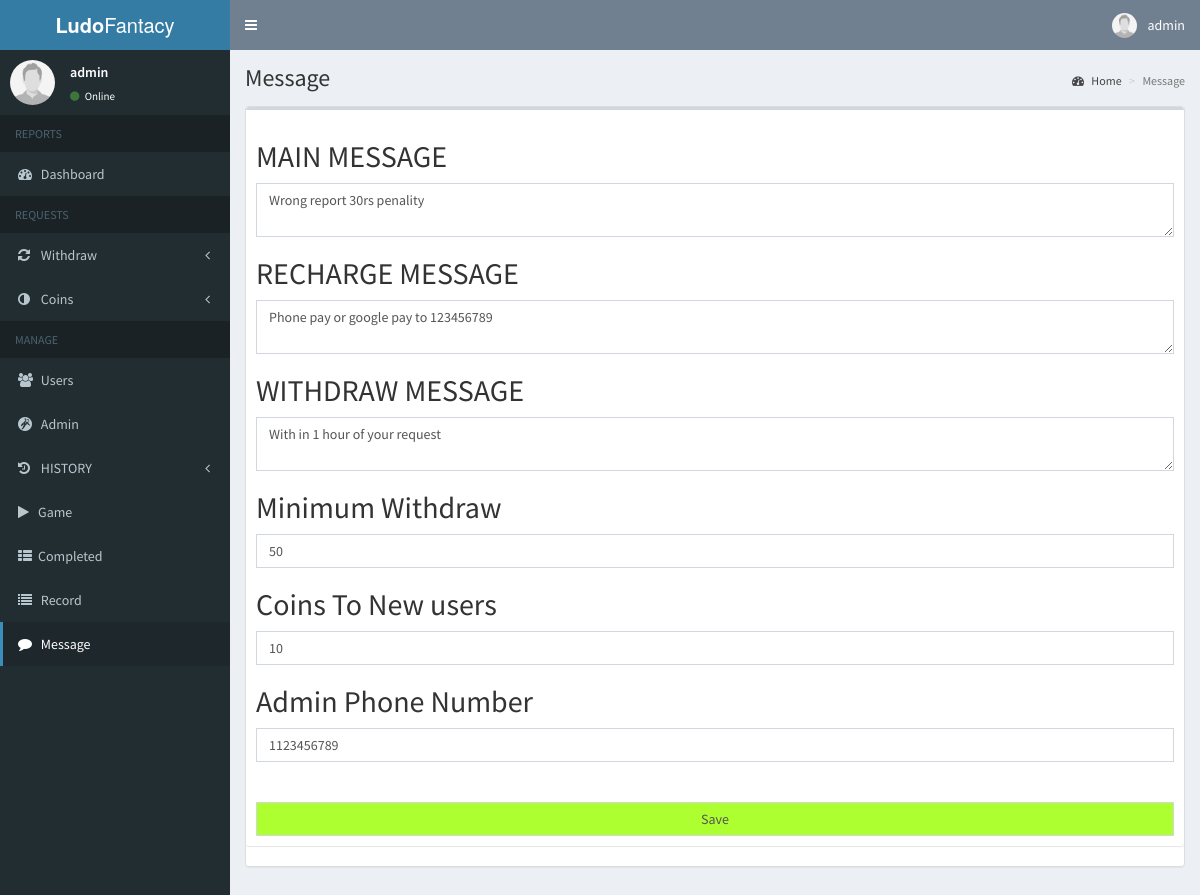
The app's page /admin/message/message.php (signed in) with its own data.
### tables this page shows
CREATE TABLE `message` (
  `message_id` int(20) NOT NULL,
  `main` varchar(5000) NOT NULL,
  `recharge` varchar(5000) NOT NULL,
  `withdraw` varchar(5000) NOT NULL,
  `minimum_withdraw` int(11) NOT NULL,
  `minimum_stars_to_create` int(11) NOT NULL,
  `new_login` int(11) NOT NULL,
  `terms_conditions` varchar(10000) NOT NULL,
  `comission` varchar(500) NOT NULL,
  `reload` bigint(20) NOT NULL,
  `background` varchar(1000) NOT NULL,
  `logo` varchar(1000) NOT NULL,
  `video` varchar(1000) NOT NULL,
  `ipagecolor` varchar(100) NOT NULL,
  `ifontcolor` varchar(100) NOT NULL,
  `ipagefont` varchar(250) NOT NULL,
  `ibgcolor` varchar(100) NOT NULL,
  `abgcolor` varchar(100) NOT NULL,
  `pbgcolor` varchar(100) NOT NULL,
  `sbgcolor` varchar(100) NOT NULL,
  `iwinpagecolor` varchar(100) NOT NULL,
  `ipagefontsize` int(11) NOT NULL,
  `ipaymentcolor` varchar(200) NOT NULL,
  `adminphone` varchar(25) NOT NULL
);

### admin/includes/session.php (called while the page is built, shortened)
<?php
	include '../../includes/conn.php';
if(isset($_SESSION['never_admin_id'])){
    $id=$_SESSION['never_id_admin'];
	$conn = $pdo->open();
	$stmt = $conn->prepare("SELECT * FROM admin WHERE admin_id=:id");
	$stmt->execute(['id'=>$id]);
	$admin = $stmt->fetch();
}else{
    header('location: ../index.php');
		exit();
}
?>

### admin/message/message.php (the view, shortened to what this page needs)
<?php include '../includes/session.php'; ?>
<?php include '../includes/header.php'; ?>
<?php if ($admin['message_view']) { ?>
  <body class="hold-transition skin-blue sidebar-mini">
    <div class="wrapper">
      <?php include '../includes/navbar.php'; ?>
      <?php include '../includes/menubar.php'; ?>
      <div class="content-wrapper">
        <section class="content-header">
          <h1>
            Message
          </h1>
          <ol class="breadcrumb">
            <li><a href="#"><i class="fa fa-dashboard"></i> Home</a></li>
            <li class="active">Message</li>
          </ol>
        </section>
        <section class="content">
          <div class="panel panel-default" style="overflow-x:auto;">
            <div class="row">
              <div class="col-xs-12">
                <div class="box">
                  <div class="box-body">
                    <form action="message_edit.php" method="post">
                      <?php
                      try {
                        $stmt = $conn->prepare("SELECT * FROM message");
                        $stmt->execute();
                        foreach ($stmt as $row) { ?>
                          <h2>MAIN MESSAGE</h2>
                          <textarea class="form-control"  name="main" rols="1000" cols="90"><?php echo $row['main']; ?></textarea>
                          <h2>RECHARGE MESSAGE</h2>
                          <textarea class="form-control"  name="recharge" rols="1000" cols="90"><?php echo $row['recharge']; ?></textarea>
                          <h2>WITHDRAW MESSAGE</h2>
                          <textarea class="form-control"  name="withdraw" rols="1000" cols="90"><?php echo $row['withdraw']; ?></textarea>
                          <h2>Minimum Withdraw</h2>
                          <input class="form-control"  type="number" name="minimum_withdraw" value="<?php echo $row['minimum_withdraw']; ?>" >
                         <h2>Coins To New users</h2>
                          <input class="form-control"  type="number" name="new_login" value="<?php echo $row['new_login']; ?>" >
                          <h2>Admin Phone Number</h2>
                          <input class="form-control"  type="number" name="adminphone" value="<?php echo $row['adminphone']; ?>" >
                     <?php
                        }
                      } catch (PDOException $e) {
                        echo $e->getMessage();
                      }
                      $pdo->close(); ?>
                      <br> <br>
                      <input class="form-control"  style="background-color:greenyellow" type="submit" name="save" value="Save" class='btn btn-success btn-sm edit btn-flat'>
                    </form>
                  </div>
                </div>
              </div>
            </div>
          </div>
        </section>
      </div>
    </div>
    <?php include '../includes/scripts.php'; ?>
  </body>
<?php } ?>
</html>

### admin/includes/navbar.php (shortened to what this page needs)
<header class="main-header">
  <a href="../home/home.php" class="logo">
    <span class="logo-lg"><b>Ludo</b>Fantacy</span>
  </a>
  <nav class="navbar navbar-static-top">
    <a href="#" class="sidebar-toggle" data-toggle="push-menu" role="button">
    </a>
    <div class="navbar-custom-menu">
      <ul class="nav navbar-nav">
        <li class="dropdown user user-menu">
          <a href="#" class="dropdown-toggle" data-toggle="dropdown">
            <img src="<?php echo (!empty($admin['admin_photo'])) ? '../../images/'.$admin['admin_photo'] : '../../images/profile.jpg'; ?>" class="user-image" alt="User Image">
            <span class="hidden-xs"><?php echo $admin['admin_name']; ?></span>
          </a>
        </li>
      </ul>
    </div>
  </nav>
</header>

### admin/includes/menubar.php (shortened to what this page needs)
<aside class="main-sidebar">
  <section class="sidebar">
    <div class="user-panel">
      <div class="pull-left image">
        <img src="<?php echo (!empty($admin['admin_photo'])) ? '../../images/' . $admin['admin_photo'] : '../../images/profile.jpg'; ?>" class="img-circle" alt="User Image">
      </div>
      <div class="pull-left info">
        <p><?php echo $admin['admin_name']; ?></p>
        <a><i class="fa fa-circle text-success"></i> Online</a>
      </div>
    </div>
    <ul class="sidebar-menu" data-widget="tree">
      <li class="header">REPORTS</li>
      <li><a href="../home/home.php"><i class="fa fa-dashboard"></i> <span>Dashboard</span></a></li>
      <?php if ($admin['withdraw_view']) { ?>
        <li class="header">REQUESTS</li>
      <?php } ?>
      <?php if ($admin['withdraw_view']) { ?>
        <li class="treeview">
          <a href="#">
            <i class="fa fa-refresh"></i>
            <span>Withdraw</span>
            <span class="pull-right-container">
              <i class="fa fa-angle-left pull-right"></i>
            </span>
          </a>
        </li> <?php } ?>
        <?php if ($admin['add_coins_view']) { ?>
        <li class="treeview">
          <a href="#">
            <i class="fa fa-adjust"></i>
            <span>Coins</span>
            <span class="pull-right-container">
              <i class="fa fa-angle-left pull-right"></i>
            </span>
          </a>
        </li>
      <?php } ?>
      <li class="header">MANAGE</li>
      <?php if ($admin['users_view']) { ?>
        <li><a href="../users/users.php"><i class="fa fa-users"></i> <span>Users</span></a></li>
      <?php }
      if ($admin['admin_view']) { ?>
        <li><a href="../admin/admin.php"><i class="fa fa-grav"></i> <span>Admin</span></a></li>
      <?php } ?>
      <?php if ($admin['history_view'] ) { ?>
        <li class="treeview">
          <a href="#">
            <i class="fa fa-history"></i>
            <span>HISTORY</span>
            <span class="pull-right-container">
              <i class="fa fa-angle-left pull-right"></i>
            </span>
          </a>
        </li>
      <?php } ?>
      <?php if ($admin['game_view'] ) { ?>
        <li><a href="../game/game.php"><i class="fa fa-play"></i><span>Game</span></a></li>
      <?php } ?>
      <?php if ($admin['played_view'] ) { ?>
        <li><a href="../game/game_played.php"><i class="fa fa-th-list"></i><span>Completed</span></a></li>
      <?php } ?>
      <?php if ($admin['record_view'] ) { ?>
        <li><a href="../record/record.php"><i class="fa fa-list"></i><span> Record</span></a></li>
      <?php } ?>
      <?php if ($admin['message_view']) { ?>
        <li><a href="../message/message.php"><i class="fa fa-comment"></i> <span>Message</span></a></li>
      <?php } ?>
    </ul>
  </section>
</aside>

### records on screen
message: main "Wrong report 30rs penality", recharge "Phone pay or google pay to 123456789", withdraw "With in 1 hour of your request", minimum_withdraw "50", new_login "10", adminphone "1123456789"

### other values on screen
$admin['admin_name'] "admin"
